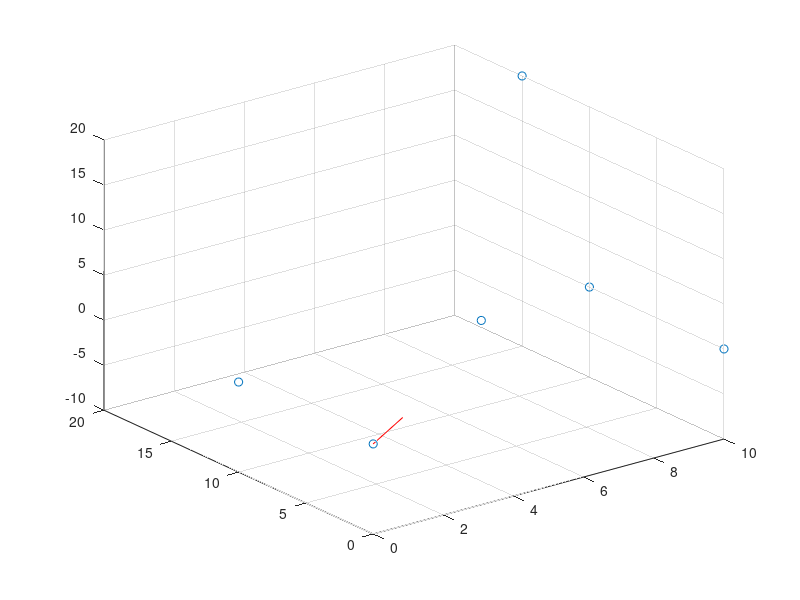

The MATLAB source for this figure:

% test surface normal estimation
% input a set of 3d points, estimate normal for all them and visualize

pts = [0 0 0; 10 0 0; 0 10 0; 10 10 0; 5 5 5; 10 15 20 ];

% plot
figure
scatter3(pts(:,1), pts(:,2), pts(:,3))
hold on

% compute normal
coeff = pca(pts);
normal = coeff(:, end);
normal = normal .* 10;

plot3([0 normal(1)], [0, normal(2)], [0 normal(3)], 'r-')



